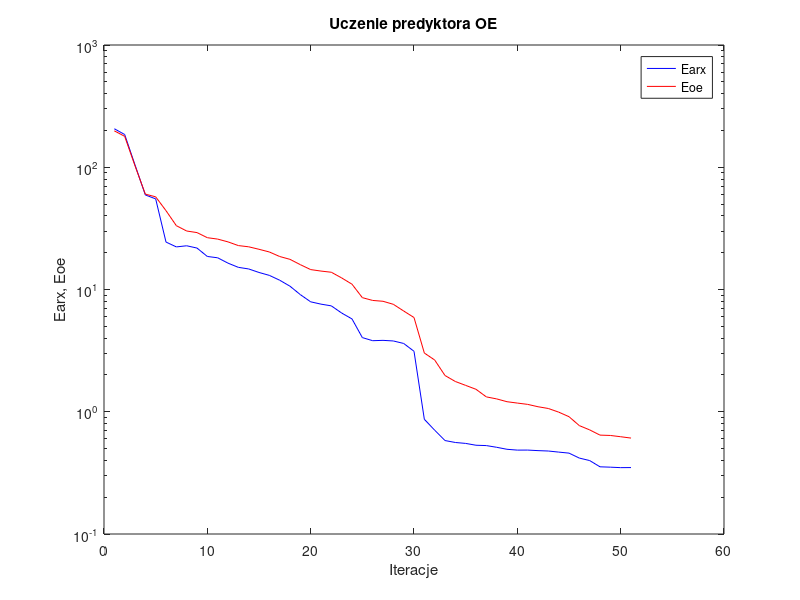
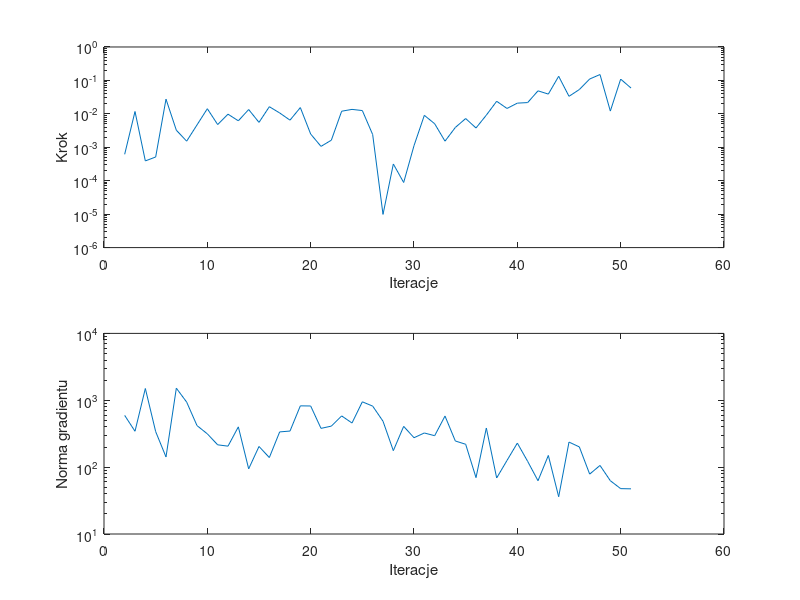

Reproduce these figures in MATLAB, in order.
%uczenie predyktora oe
clear all;
n=0; farx(n+1)=2.064949e+002; foe(n+1)=1.985301e+002; wspucz(n+1)=0.000000e+000; ng(n+1)=0.000000e+000;
%odnowa zmiennej metryki
n=1; farx(n+1)=1.852610e+002; foe(n+1)=1.790563e+002; krok(n+1)=6.162400e-004; ng(n+1)=5.940334e+002;
n=2; farx(n+1)=1.045230e+002; foe(n+1)=1.027162e+002; krok(n+1)=1.175824e-002; ng(n+1)=3.440347e+002;
n=3; farx(n+1)=5.934836e+001; foe(n+1)=6.027969e+001; krok(n+1)=3.910575e-004; ng(n+1)=1.499321e+003;
n=4; farx(n+1)=5.513371e+001; foe(n+1)=5.729732e+001; krok(n+1)=5.126539e-004; ng(n+1)=3.396411e+002;
n=5; farx(n+1)=2.443969e+001; foe(n+1)=4.414531e+001; krok(n+1)=2.753897e-002; ng(n+1)=1.418624e+002;
n=6; farx(n+1)=2.230925e+001; foe(n+1)=3.327879e+001; krok(n+1)=3.240245e-003; ng(n+1)=1.516746e+003;
n=7; farx(n+1)=2.278959e+001; foe(n+1)=3.009332e+001; krok(n+1)=1.525147e-003; ng(n+1)=9.385517e+002;
n=8; farx(n+1)=2.182804e+001; foe(n+1)=2.921141e+001; krok(n+1)=4.664313e-003; ng(n+1)=4.181257e+002;
n=9; farx(n+1)=1.863100e+001; foe(n+1)=2.653635e+001; krok(n+1)=1.423591e-002; ng(n+1)=3.145660e+002;
n=10; farx(n+1)=1.817269e+001; foe(n+1)=2.584117e+001; krok(n+1)=4.782427e-003; ng(n+1)=2.155912e+002;
n=11; farx(n+1)=1.642855e+001; foe(n+1)=2.452089e+001; krok(n+1)=9.778245e-003; ng(n+1)=2.059349e+002;
n=12; farx(n+1)=1.517954e+001; foe(n+1)=2.287266e+001; krok(n+1)=6.192369e-003; ng(n+1)=4.001342e+002;
n=13; farx(n+1)=1.472900e+001; foe(n+1)=2.235197e+001; krok(n+1)=1.346946e-002; ng(n+1)=9.423667e+001;
n=14; farx(n+1)=1.378303e+001; foe(n+1)=2.132779e+001; krok(n+1)=5.557598e-003; ng(n+1)=2.037046e+002;
n=15; farx(n+1)=1.304881e+001; foe(n+1)=2.027688e+001; krok(n+1)=1.636186e-002; ng(n+1)=1.390614e+002;
n=16; farx(n+1)=1.191512e+001; foe(n+1)=1.861857e+001; krok(n+1)=1.063635e-002; ng(n+1)=3.363592e+002;
n=17; farx(n+1)=1.063866e+001; foe(n+1)=1.764636e+001; krok(n+1)=6.480489e-003; ng(n+1)=3.463713e+002;
n=18; farx(n+1)=9.080550e+000; foe(n+1)=1.596618e+001; krok(n+1)=1.540553e-002; ng(n+1)=8.250895e+002;
n=19; farx(n+1)=7.929409e+000; foe(n+1)=1.455024e+001; krok(n+1)=2.490424e-003; ng(n+1)=8.212044e+002;
n=20; farx(n+1)=7.590285e+000; foe(n+1)=1.415116e+001; krok(n+1)=1.064808e-003; ng(n+1)=3.798734e+002;
n=21; farx(n+1)=7.348079e+000; foe(n+1)=1.383927e+001; krok(n+1)=1.629650e-003; ng(n+1)=4.105579e+002;
n=22; farx(n+1)=6.420111e+000; foe(n+1)=1.243570e+001; krok(n+1)=1.199493e-002; ng(n+1)=5.831569e+002;
n=23; farx(n+1)=5.745163e+000; foe(n+1)=1.105070e+001; krok(n+1)=1.360047e-002; ng(n+1)=4.570279e+002;
n=24; farx(n+1)=4.041969e+000; foe(n+1)=8.577885e+000; krok(n+1)=1.254679e-002; ng(n+1)=9.482028e+002;
n=25; farx(n+1)=3.812990e+000; foe(n+1)=8.138970e+000; krok(n+1)=2.403018e-003; ng(n+1)=8.177896e+002;
%odnowa zmiennej metryki
n=26; farx(n+1)=3.837087e+000; foe(n+1)=8.010896e+000; krok(n+1)=9.841122e-006; ng(n+1)=4.858378e+002;
n=27; farx(n+1)=3.793913e+000; foe(n+1)=7.566857e+000; krok(n+1)=3.164277e-004; ng(n+1)=1.763073e+002;
n=28; farx(n+1)=3.619595e+000; foe(n+1)=6.670808e+000; krok(n+1)=8.848135e-005; ng(n+1)=4.070693e+002;
n=29; farx(n+1)=3.124084e+000; foe(n+1)=5.899952e+000; krok(n+1)=1.118600e-003; ng(n+1)=2.753093e+002;
n=30; farx(n+1)=8.675501e-001; foe(n+1)=3.022141e+000; krok(n+1)=9.030211e-003; ng(n+1)=3.240233e+002;
n=31; farx(n+1)=7.067987e-001; foe(n+1)=2.650938e+000; krok(n+1)=5.062842e-003; ng(n+1)=2.950954e+002;
n=32; farx(n+1)=5.813136e-001; foe(n+1)=1.978855e+000; krok(n+1)=1.524981e-003; ng(n+1)=5.808969e+002;
n=33; farx(n+1)=5.605635e-001; foe(n+1)=1.768130e+000; krok(n+1)=3.918749e-003; ng(n+1)=2.459363e+002;
n=34; farx(n+1)=5.508220e-001; foe(n+1)=1.643107e+000; krok(n+1)=7.242402e-003; ng(n+1)=2.198099e+002;
n=35; farx(n+1)=5.321872e-001; foe(n+1)=1.526593e+000; krok(n+1)=3.778589e-003; ng(n+1)=6.964967e+001;
n=36; farx(n+1)=5.287712e-001; foe(n+1)=1.323103e+000; krok(n+1)=9.146433e-003; ng(n+1)=3.846879e+002;
n=37; farx(n+1)=5.120282e-001; foe(n+1)=1.273817e+000; krok(n+1)=2.378377e-002; ng(n+1)=6.882807e+001;
n=38; farx(n+1)=4.931114e-001; foe(n+1)=1.208215e+000; krok(n+1)=1.450364e-002; ng(n+1)=1.259022e+002;
n=39; farx(n+1)=4.855666e-001; foe(n+1)=1.177638e+000; krok(n+1)=2.091551e-002; ng(n+1)=2.287655e+002;
n=40; farx(n+1)=4.858995e-001; foe(n+1)=1.149031e+000; krok(n+1)=2.173419e-002; ng(n+1)=1.218900e+002;
n=41; farx(n+1)=4.808967e-001; foe(n+1)=1.099125e+000; krok(n+1)=4.880471e-002; ng(n+1)=6.261530e+001;
n=42; farx(n+1)=4.773479e-001; foe(n+1)=1.063369e+000; krok(n+1)=3.901146e-002; ng(n+1)=1.495012e+002;
n=43; farx(n+1)=4.677165e-001; foe(n+1)=9.930217e-001; krok(n+1)=1.329492e-001; ng(n+1)=3.607953e+001;
n=44; farx(n+1)=4.587891e-001; foe(n+1)=9.112203e-001; krok(n+1)=3.344126e-002; ng(n+1)=2.369236e+002;
n=45; farx(n+1)=4.178859e-001; foe(n+1)=7.702145e-001; krok(n+1)=5.335388e-002; ng(n+1)=2.006805e+002;
n=46; farx(n+1)=3.988394e-001; foe(n+1)=7.106291e-001; krok(n+1)=1.101515e-001; ng(n+1)=7.863183e+001;
n=47; farx(n+1)=3.545160e-001; foe(n+1)=6.439877e-001; krok(n+1)=1.498842e-001; ng(n+1)=1.059548e+002;
n=48; farx(n+1)=3.521168e-001; foe(n+1)=6.398937e-001; krok(n+1)=1.210728e-002; ng(n+1)=6.263256e+001;
n=49; farx(n+1)=3.490024e-001; foe(n+1)=6.247688e-001; krok(n+1)=1.093247e-001; ng(n+1)=4.768577e+001;
n=50; farx(n+1)=3.494815e-001; foe(n+1)=6.090437e-001; krok(n+1)=5.919426e-002; ng(n+1)=4.736455e+001;

figure; semilogy(farx,'b'); hold on; semilogy(foe,'r'); xlabel('Iteracje'); ylabel('Earx, Eoe'); legend('Earx','Eoe'); title('Uczenie predyktora OE');
figure; subplot(2,1,1); semilogy(krok); xlabel('Iteracje'); ylabel('Krok');
subplot(2,1,2); semilogy(ng); xlabel('Iteracje'); ylabel('Norma gradientu');
Earx=farx(n+1)
Eoe=foe(n+1)
